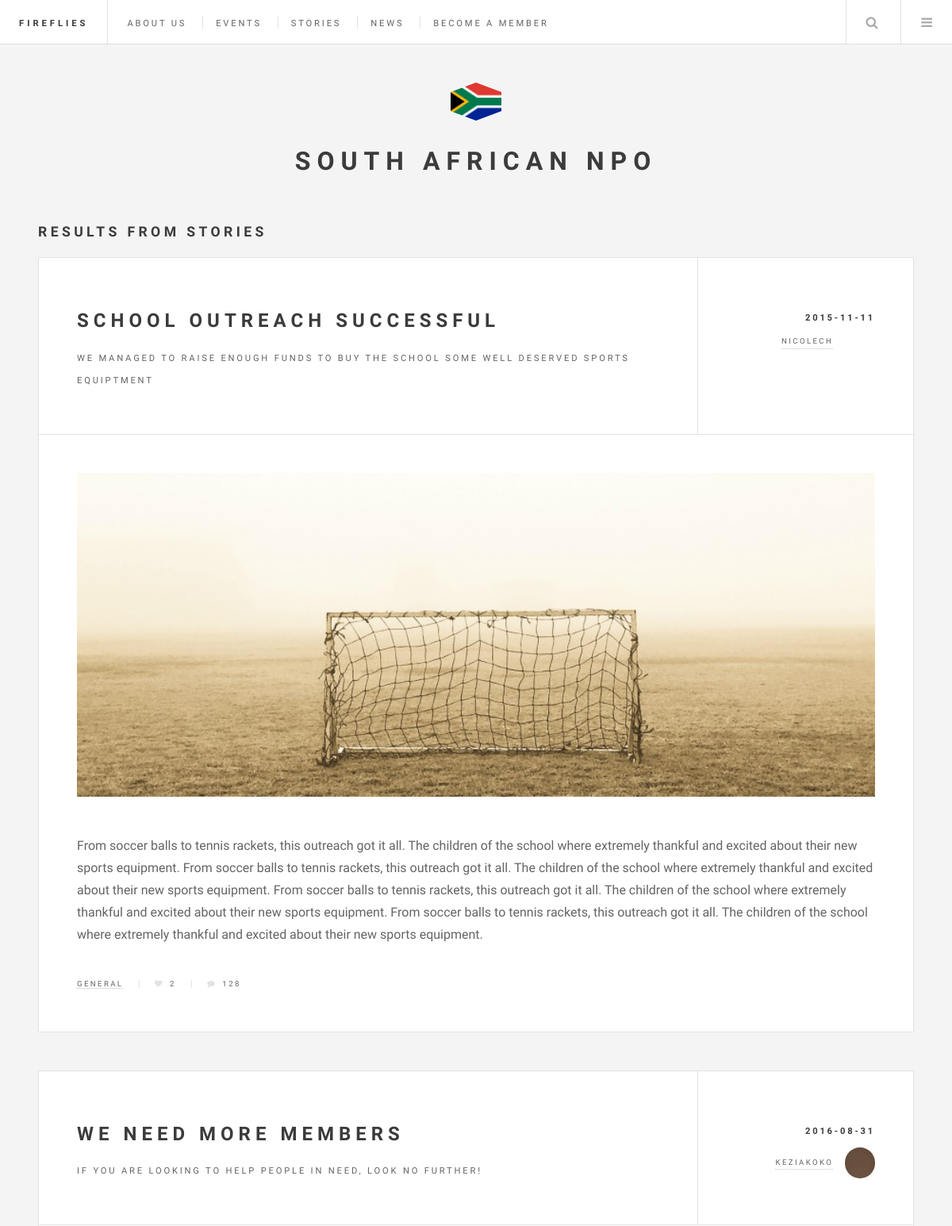
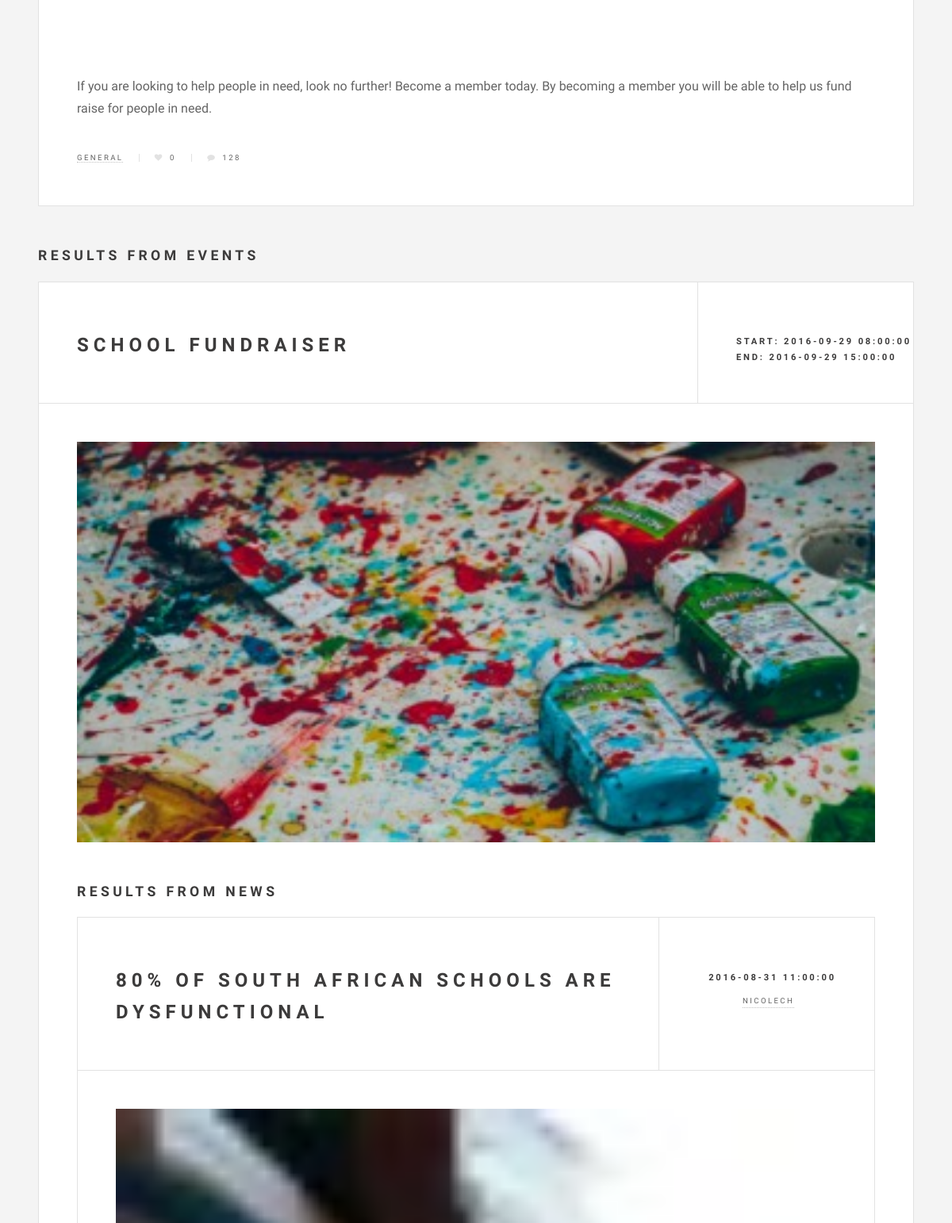
The page /pages/search.php (upper part) on the database as committed earlier (2 pictures, top to bottom).
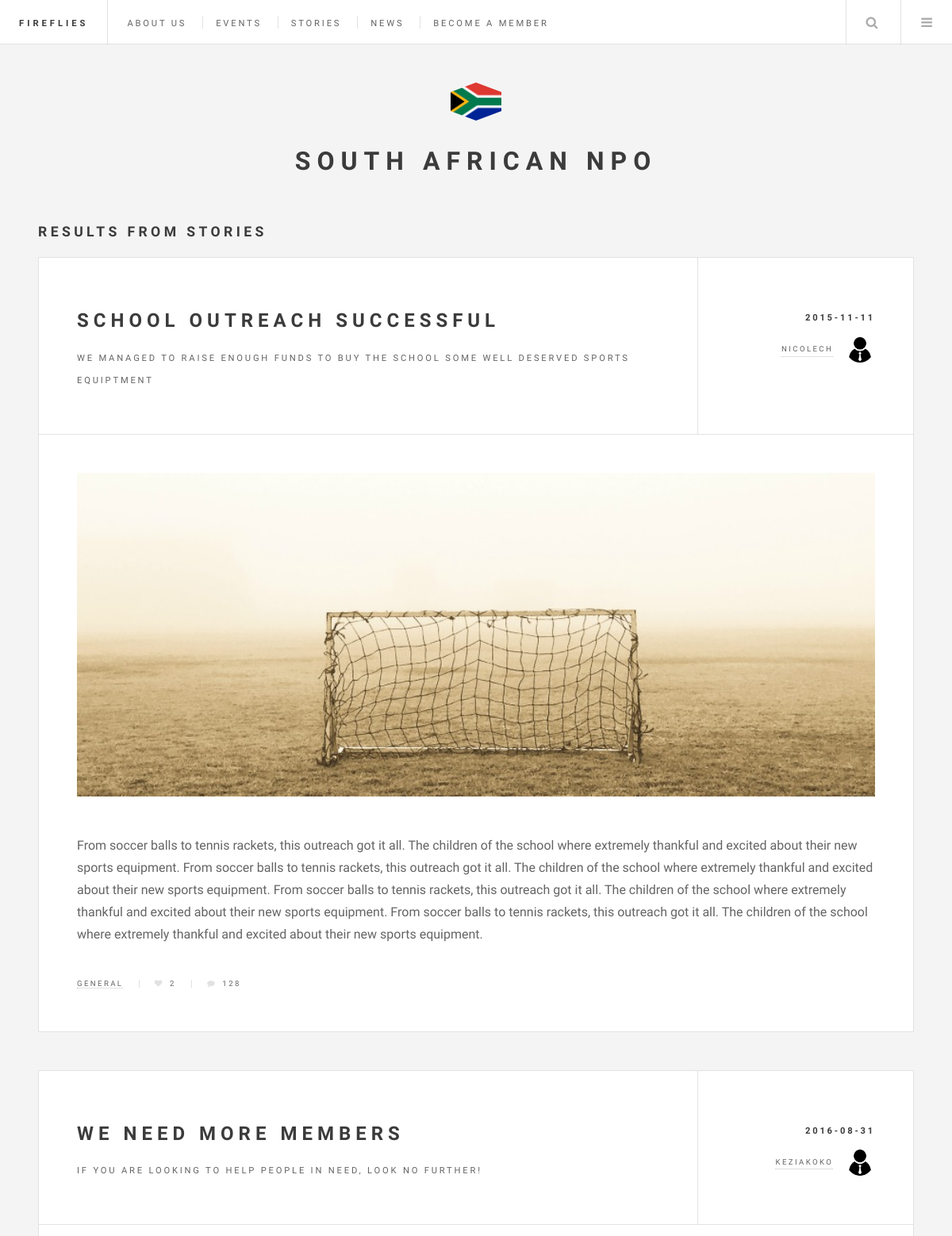
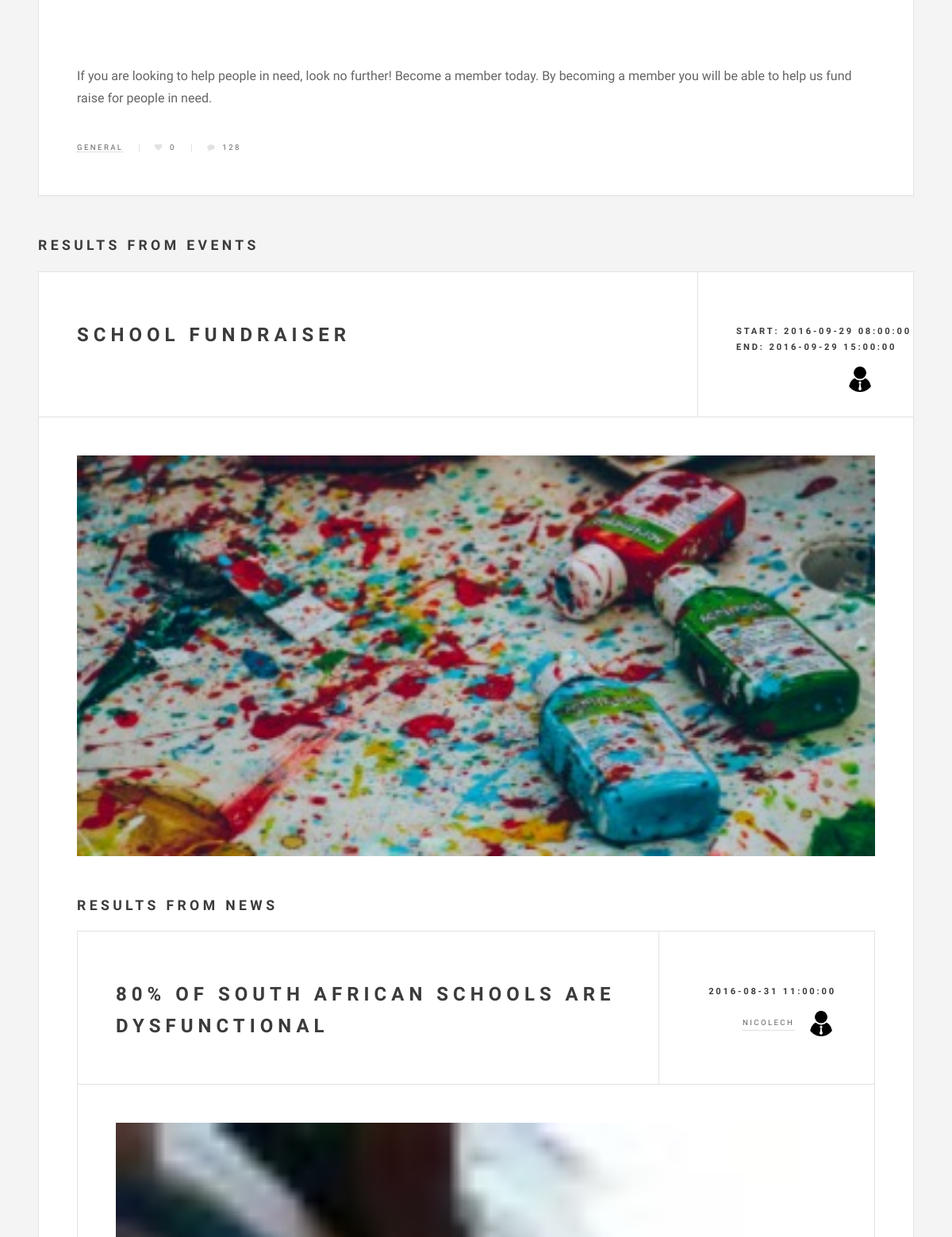
The same page on the database as committed later (2 pictures, top to bottom).
### tables this page shows
CREATE TABLE `members` (
  `id` int(11) NOT NULL,
  `username` text NOT NULL,
  `email` text NOT NULL,
  `password` text NOT NULL,
  `image` text NOT NULL,
  `admin` tinyint(1) NOT NULL
);

### pages/search.php (the view, shortened to what this page needs)
<?php
	include 'dbconfig.php';
	$desc = $_GET["query"];
	$i = 0;
	$j = 0;
	$k = 0;
	$eventID = array();
	$eventName = array();
	$eventStart = array();
	$eventEnd = array();
	$eventImage = array();
	$eventUser = array();
	$newsID = array();
	$newsTitle = array();
	$newsDate = array();
	$newsImage = array();
	$storiesID = array();
	$storiesTitle = array();
	$storiesDescription = array();
	$storiesStory = array();
	$storiesDate = array();
	$storiesUserId = array();
	$storiesImage = array();
	$storiesLikes = array();
	$sql = "SELECT * FROM events WHERE eventName LIKE '%$desc%'";
	$result = mysqli_query($conn, $sql);
	while($row = $result->fetch_assoc())
	{
		$eventID[$i] = $row['id'];
		$eventName[$i] = $row['eventName'];
		$eventStart[$i] = $row['startDateTime'];
		$eventEnd[$i] = $row['endDateTime'];
		$eventImage[$i] = $row['photo'];
		$eventUser[$i] = $row['postedBy'];
		$i++;
	}
	$sql = "SELECT * FROM news WHERE title LIKE '%$desc%'";
	$result = mysqli_query($conn, $sql);
	while($row = $result->fetch_assoc())
	{
		$newsID[$j] = $row['id'];
		$newsTitle[$j] = $row['title'];
		$newsDate[$j] = $row['date'];
		$newsImage[$j] = $row['image'];
		$j++;
	}
	$sql = "SELECT * FROM stories WHERE title LIKE '%$desc%'";
	$result = mysqli_query($conn, $sql);
	while($row = $result->fetch_assoc())
	{
		$storiesID[$k] = $row['id'];
		$storiesTitle[$k] = $row['title'];
		$storiesDescription[$k] = $row['description'];
		$storiesStory[$k] = $row['story'];
		$storiesDate[$k] = $row['date'];
		$storiesUserId[$k] = $row['postedBy'];
		$storiesImage[$k] = $row['image'];
		$storiesLikes[$k] = $row['numLikes'];
		$k++;
	}
?>
<!DOCTYPE HTML>
<html>
	<head>
		<link rel="stylesheet" href="../assets/css/main.css"/>
	</head>
	<body>
		<div id="wrapper">
			<header id="header">
				<h1><a href="../index.php">Fireflies</a></h1>
				<nav class="links">
					<ul>
						<li><a href="about.php">About us</a></li>
						<li><a href="events.php">Events</a></li>
						<li><a href="stories.php">Stories</a></li>
						<li><a href="news.php">News</a></li>
						<?php
							if(isset($_SESSION['sessionId']))
							{
								$uid=$_SESSION['userId'];
								$sql = "SELECT admin FROM members WHERE id='$uid'";
								$result = mysqli_query($conn, $sql);
								$admin = false;
								while($row = $result->fetch_assoc())
								{
									$admin = $row["admin"];
								}
								if($admin)
								{
									echo'<li><a href="admin.php">Admin</a></li>';
								}
								echo'<li><a href="logout.php">Logout</a></li>';
							}
							else
							{
								echo'<li><a href="pages/signup.php">Become a Member</a></li>';
							}
						?>
					</ul>
				</nav>
				<nav class="main">
					<ul>
						<li class="search">
							<a class="fa-search" href="#search">Search</a>
						</li>
						<li class="menu">
							<a class="fa-bars" href="#menu">Menu</a>
						</li>
					</ul>
				</nav>
			</header>
			<div id="main">
				<?php
					if(count($storiesID)>0)
					{
						echo"<h2>Results from Stories</h2>";
					}
					for($i = 0; $i < count($storiesID); $i++)
					{
						$sql = "SELECT * FROM members WHERE id = '" . $storiesUserId[$i] . "'";
						$test2 = $conn->query($sql);
						while($row2 = $test2->fetch_assoc())
						{
							$user = $row2['username'];
							$profile = $row2['image'];
						}
						echo '<article class="post">';
						echo '<header>';
						echo '<div class="title">';
						echo '<h2><a href="#">' . $storiesTitle[$i] . '</a></h2>';
						echo '<p>' . $storiesDescription[$i] . '</p>';
						echo '</div>';
						echo '<div class="meta">';
						echo '<time class="published" datetime="' . $storiesDate[$i] . '">' . $storiesDate[$i] . '</time>';
						echo '<span class="author"><span class="name">' . $user . '</span><img src="../' . $profile . '" alt="" /></span>';
						echo '</div>';
						echo '</header>';
						echo '<a href="#" class="image featured"><img src="../' . $storiesImage[$i] . '" alt="" /></a>';
						echo '<p>' . $storiesStory[$i] . '</p>';
						echo '<footer>';
						echo '<ul class="stats">';
						echo '<li><a href="#">General</a></li>';
						echo '<li><a href="#" class="icon fa-heart">' . $storiesLikes[$i] . '</a></li>';
						echo '<li><a href="#" class="icon fa-comment">128</a></li>';
						echo '</ul>';
						echo '</footer>';
						echo '</article>';
					}
				?>
				<?php
					if(count($eventID)>0)
					{
						echo"<h2>Results from Events</h2>";
					}
					for($i = 0; $i < count($eventID); $i++)
					{
						$sql = "SELECT * FROM members WHERE id = '" . $eventUser[$i] . "'";
						$test2 = $conn->query($sql);
						while($row2 = $test2->fetch_assoc())
						{
							$userImage = $row2['image'];
						}
						echo '<article class="post">';
						echo '<header>';
						echo '<div class="title">';
						echo '<h2><a href="#">' . $eventName[$i] . '</a></h2>';
						echo '</div>';
						echo '<div class="meta">';
						echo '<div class="published"><span>Start: </span><time  datetime="' . $eventStart[$i] . '">' . $eventStart[$i] . '</time></span><br>';
						echo '<span>End: <time  datetime="' . $eventEnd[$i] . '">' . $eventEnd[$i] . '</time></span></div>';
						echo '<span class="author"><img src="../' . $userImage . '" alt="" /></span>';
						echo '</div>';
						echo '</header>';
						echo '<a href="#" class="image featured"><img src="../' . $eventImage[$i] . '" alt="" /></a>';
					}
				?>
				<?php
					if(count($newsID)>0)
					{
						echo"<h2>Results from news</h2>";
					}
					for($i = 0; $i < count($newsID); $i++)
					{
						$sql = "SELECT * FROM members WHERE id = '" . $newsID[$i] . "'";
						$test2 = $conn->query($sql);
						while($row2 = $test2->fetch_assoc())
						{
							$userName = $row2['username'];
							$userImage = $row2['image'];
						}
						echo '<article class="post">';
						echo '<header>';
						echo '<div class="title">';
						echo '<h2><a href="#">' . $newsTitle[$i] . '</a></h2>';
						echo '</div>';
						echo '<div class="meta">';
						echo '<time class="published" datetime="' . $newsDate[$i] . '">' . $newsDate[$i] . '</time>';
						echo '<span class="author"><span class="name">' . $userName . '</span><img src="../' . $userImage . '" alt="" /></span>';
						echo '</div>';
						echo '</header>';
						echo '<a href="#" class="image featured"><img src="../' . $newsImage[$i] . '" alt="" /></a>';
					}
				?>
			</div>
			<section id="sidebar">
				<section id="intro">
					<a href="#" class="logo"><img src="../images/sa_flag.gif" alt=""/></a>
					<header>
						<h2>South African NPO</h2>
					</header>
				</section>
			</section>
		</div>
	</body>
</html>

Rows that differ between the two databases and show on the page:
changed members "NICOLECH": image: picture added
changed members "KEZIAKOKO": image: picture added in place of a placeholder
